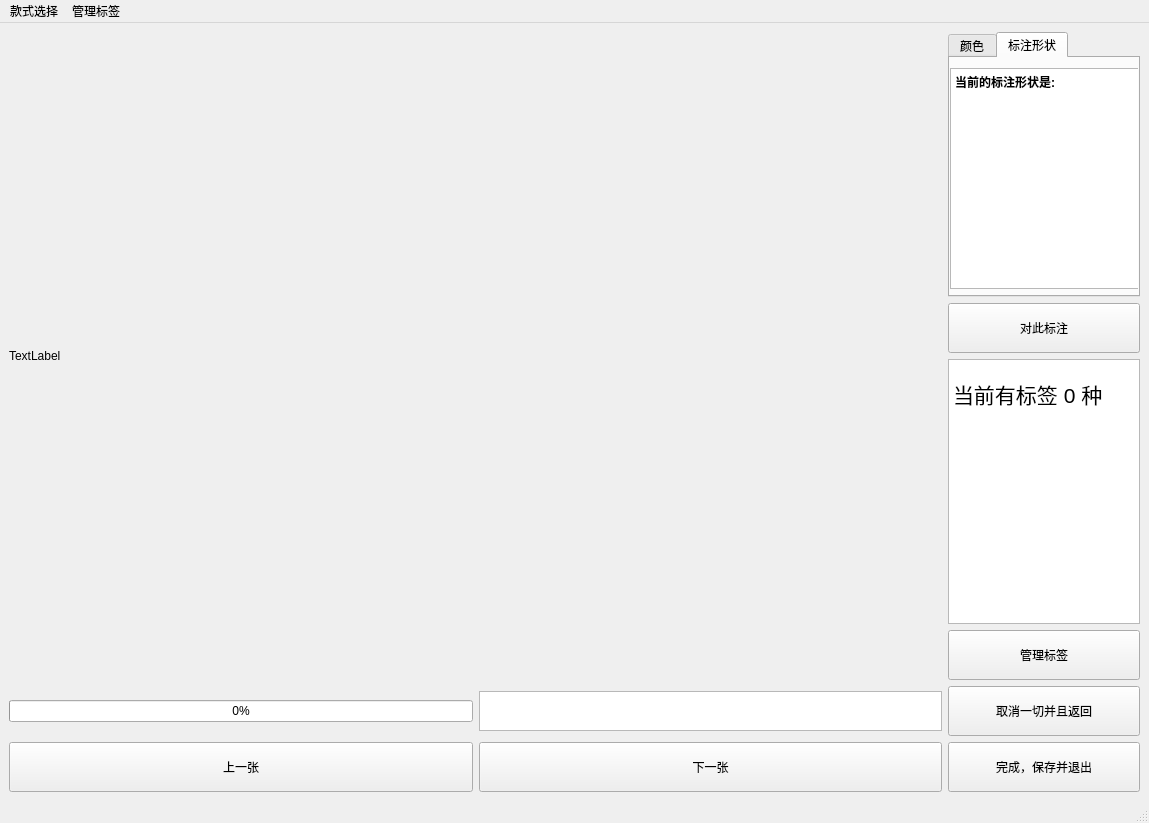
<?xml version="1.0" encoding="UTF-8"?>
<ui version="4.0">
 <class>manuallyLabel</class>
 <widget class="QMainWindow" name="manuallyLabel">
  <property name="geometry">
   <rect>
    <x>0</x>
    <y>0</y>
    <width>1149</width>
    <height>797</height>
   </rect>
  </property>
  <property name="windowTitle">
   <string>MainWindow</string>
  </property>
  <widget class="QWidget" name="centralwidget">
   <layout class="QGridLayout" name="gridLayout">
    <item row="0" column="0" rowspan="4" colspan="2">
     <widget class="editpiclabelClass" name="editPicLable">
      <property name="sizePolicy">
       <sizepolicy hsizetype="Expanding" vsizetype="Expanding">
        <horstretch>0</horstretch>
        <verstretch>0</verstretch>
       </sizepolicy>
      </property>
      <property name="minimumSize">
       <size>
        <width>933</width>
        <height>648</height>
       </size>
      </property>
      <property name="text">
       <string>TextLabel</string>
      </property>
     </widget>
    </item>
    <item row="0" column="2">
     <widget class="QTabWidget" name="tabWidget">
      <property name="maximumSize">
       <size>
        <width>200</width>
        <height>400</height>
       </size>
      </property>
      <property name="currentIndex">
       <number>1</number>
      </property>
      <widget class="QWidget" name="tab">
       <attribute name="title">
        <string>颜色</string>
       </attribute>
       <widget class="QTextBrowser" name="showCurColorTextBrowser">
        <property name="geometry">
         <rect>
          <x>0</x>
          <y>10</y>
          <width>191</width>
          <height>61</height>
         </rect>
        </property>
        <property name="html">
         <string>&lt;!DOCTYPE HTML PUBLIC &quot;-//W3C//DTD HTML 4.0//EN&quot; &quot;http://www.w3.org/TR/REC-html40/strict.dtd&quot;&gt;
&lt;html&gt;&lt;head&gt;&lt;meta name=&quot;qrichtext&quot; content=&quot;1&quot; /&gt;&lt;meta charset=&quot;utf-8&quot; /&gt;&lt;style type=&quot;text/css&quot;&gt;
p, li { white-space: pre-wrap; }
hr { height: 1px; border-width: 0; }
li.unchecked::marker { content: &quot;\2610&quot;; }
li.checked::marker { content: &quot;\2612&quot;; }
&lt;/style&gt;&lt;/head&gt;&lt;body style=&quot; font-family:'Microsoft YaHei UI'; font-size:9pt; font-weight:400; font-style:normal;&quot;&gt;
&lt;p style=&quot; margin-top:0px; margin-bottom:0px; margin-left:0px; margin-right:0px; -qt-block-indent:0; text-indent:0px;&quot;&gt;&lt;span style=&quot; font-weight:700;&quot;&gt;当前的颜色是:&lt;/span&gt;&lt;/p&gt;&lt;/body&gt;&lt;/html&gt;</string>
        </property>
       </widget>
       <widget class="QPushButton" name="changeColorBtn">
        <property name="geometry">
         <rect>
          <x>10</x>
          <y>80</y>
          <width>171</width>
          <height>51</height>
         </rect>
        </property>
        <property name="text">
         <string>更换颜色</string>
        </property>
       </widget>
       <widget class="QPushButton" name="backToDefPen">
        <property name="geometry">
         <rect>
          <x>10</x>
          <y>190</y>
          <width>171</width>
          <height>41</height>
         </rect>
        </property>
        <property name="text">
         <string>恢复至默认颜色</string>
        </property>
       </widget>
       <widget class="QPushButton" name="changeWidthBtn">
        <property name="geometry">
         <rect>
          <x>10</x>
          <y>140</y>
          <width>171</width>
          <height>41</height>
         </rect>
        </property>
        <property name="text">
         <string>更换粗细</string>
        </property>
       </widget>
      </widget>
      <widget class="QWidget" name="tab_2">
       <attribute name="title">
        <string>标注形状</string>
       </attribute>
       <widget class="QTextBrowser" name="showCurShapeTypeTextBrowser">
        <property name="geometry">
         <rect>
          <x>0</x>
          <y>10</y>
          <width>191</width>
          <height>221</height>
         </rect>
        </property>
        <property name="html">
         <string>&lt;!DOCTYPE HTML PUBLIC &quot;-//W3C//DTD HTML 4.0//EN&quot; &quot;http://www.w3.org/TR/REC-html40/strict.dtd&quot;&gt;
&lt;html&gt;&lt;head&gt;&lt;meta name=&quot;qrichtext&quot; content=&quot;1&quot; /&gt;&lt;meta charset=&quot;utf-8&quot; /&gt;&lt;style type=&quot;text/css&quot;&gt;
p, li { white-space: pre-wrap; }
hr { height: 1px; border-width: 0; }
li.unchecked::marker { content: &quot;\2610&quot;; }
li.checked::marker { content: &quot;\2612&quot;; }
&lt;/style&gt;&lt;/head&gt;&lt;body style=&quot; font-family:'Microsoft YaHei UI'; font-size:9pt; font-weight:400; font-style:normal;&quot;&gt;
&lt;p style=&quot; margin-top:0px; margin-bottom:0px; margin-left:0px; margin-right:0px; -qt-block-indent:0; text-indent:0px;&quot;&gt;&lt;span style=&quot; font-weight:700;&quot;&gt;当前的标注形状是:&lt;/span&gt;&lt;/p&gt;&lt;/body&gt;&lt;/html&gt;</string>
        </property>
       </widget>
      </widget>
     </widget>
    </item>
    <item row="1" column="2">
     <widget class="QPushButton" name="activeToLabel">
      <property name="minimumSize">
       <size>
        <width>0</width>
        <height>50</height>
       </size>
      </property>
      <property name="maximumSize">
       <size>
        <width>200</width>
        <height>50</height>
       </size>
      </property>
      <property name="text">
       <string>对此标注</string>
      </property>
     </widget>
    </item>
    <item row="2" column="2">
     <widget class="QTextBrowser" name="showCurTextLabelCountTextBrowser">
      <property name="maximumSize">
       <size>
        <width>200</width>
        <height>16777215</height>
       </size>
      </property>
      <property name="html">
       <string>&lt;!DOCTYPE HTML PUBLIC &quot;-//W3C//DTD HTML 4.0//EN&quot; &quot;http://www.w3.org/TR/REC-html40/strict.dtd&quot;&gt;
&lt;html&gt;&lt;head&gt;&lt;meta name=&quot;qrichtext&quot; content=&quot;1&quot; /&gt;&lt;meta charset=&quot;utf-8&quot; /&gt;&lt;style type=&quot;text/css&quot;&gt;
p, li { white-space: pre-wrap; }
hr { height: 1px; border-width: 0; }
li.unchecked::marker { content: &quot;\2610&quot;; }
li.checked::marker { content: &quot;\2612&quot;; }
&lt;/style&gt;&lt;/head&gt;&lt;body style=&quot; font-family:'Microsoft YaHei UI'; font-size:9pt; font-weight:400; font-style:normal;&quot;&gt;
&lt;p style=&quot;-qt-paragraph-type:empty; margin-top:0px; margin-bottom:0px; margin-left:0px; margin-right:0px; -qt-block-indent:0; text-indent:0px;&quot;&gt;&lt;br /&gt;&lt;/p&gt;
&lt;p style=&quot; margin-top:0px; margin-bottom:0px; margin-left:0px; margin-right:0px; -qt-block-indent:0; text-indent:0px;&quot;&gt;&lt;span style=&quot; font-size:16pt;&quot;&gt;当前有标签 0 种&lt;/span&gt;&lt;/p&gt;&lt;/body&gt;&lt;/html&gt;</string>
      </property>
     </widget>
    </item>
    <item row="3" column="2">
     <widget class="QPushButton" name="manageLabelBtn">
      <property name="minimumSize">
       <size>
        <width>0</width>
        <height>50</height>
       </size>
      </property>
      <property name="maximumSize">
       <size>
        <width>200</width>
        <height>100</height>
       </size>
      </property>
      <property name="text">
       <string>管理标签</string>
      </property>
     </widget>
    </item>
    <item row="4" column="0">
     <widget class="QProgressBar" name="showProgressBar">
      <property name="value">
       <number>0</number>
      </property>
     </widget>
    </item>
    <item row="4" column="1">
     <widget class="QTextBrowser" name="showCurProcess">
      <property name="maximumSize">
       <size>
        <width>16777215</width>
        <height>40</height>
       </size>
      </property>
     </widget>
    </item>
    <item row="4" column="2">
     <widget class="QPushButton" name="cancelAllAndBackToMainWindow">
      <property name="minimumSize">
       <size>
        <width>0</width>
        <height>50</height>
       </size>
      </property>
      <property name="text">
       <string>取消一切并且返回</string>
      </property>
     </widget>
    </item>
    <item row="5" column="0">
     <widget class="QPushButton" name="toPreviousPic">
      <property name="minimumSize">
       <size>
        <width>0</width>
        <height>50</height>
       </size>
      </property>
      <property name="text">
       <string>上一张</string>
      </property>
     </widget>
    </item>
    <item row="5" column="1">
     <widget class="QPushButton" name="toAfterPic">
      <property name="minimumSize">
       <size>
        <width>0</width>
        <height>50</height>
       </size>
      </property>
      <property name="text">
       <string>下一张</string>
      </property>
     </widget>
    </item>
    <item row="5" column="2">
     <widget class="QPushButton" name="saveAllAndExportTheImage">
      <property name="minimumSize">
       <size>
        <width>0</width>
        <height>50</height>
       </size>
      </property>
      <property name="text">
       <string>完成，保存并退出</string>
      </property>
     </widget>
    </item>
   </layout>
  </widget>
  <widget class="QMenuBar" name="menubar">
   <property name="geometry">
    <rect>
     <x>0</x>
     <y>0</y>
     <width>1149</width>
     <height>17</height>
    </rect>
   </property>
   <widget class="QMenu" name="menu">
    <property name="title">
     <string>款式选择</string>
    </property>
    <addaction name="actionchangePenColor"/>
    <addaction name="actionchangePenWidth"/>
   </widget>
   <widget class="QMenu" name="menu_2">
    <property name="title">
     <string>管理标签</string>
    </property>
    <addaction name="actionnewLabel"/>
    <addaction name="actiondeleteOldLabel"/>
   </widget>
   <addaction name="menu"/>
   <addaction name="menu_2"/>
  </widget>
  <widget class="QStatusBar" name="statusbar"/>
  <action name="actionnewLabel">
   <property name="text">
    <string>添加新的标签</string>
   </property>
  </action>
  <action name="actiondeleteLable">
   <property name="text">
    <string>删除旧的标签</string>
   </property>
  </action>
  <action name="actionchangePenColor">
   <property name="text">
    <string>更换笔的颜色</string>
   </property>
  </action>
  <action name="actionchangePenWidth">
   <property name="text">
    <string>更换笔的粗细</string>
   </property>
  </action>
  <action name="actiondeleteOldLabel">
   <property name="text">
    <string>删除旧的标签</string>
   </property>
  </action>
 </widget>
 <customwidgets>
  <customwidget>
   <class>editpiclabelClass</class>
   <extends>QLabel</extends>
   <header>editpiclabelclass.h</header>
  </customwidget>
 </customwidgets>
 <resources/>
 <connections/>
</ui>
